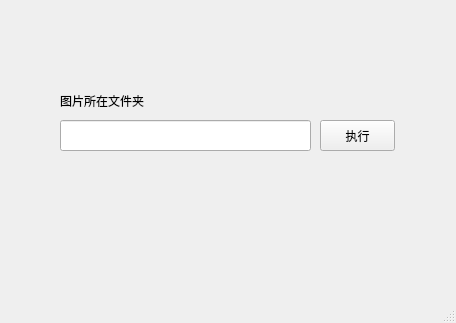
<?xml version="1.0" encoding="UTF-8"?>
<ui version="4.0">
 <class>MainWindow</class>
 <widget class="QMainWindow" name="MainWindow">
  <property name="geometry">
   <rect>
    <x>0</x>
    <y>0</y>
    <width>456</width>
    <height>323</height>
   </rect>
  </property>
  <property name="windowTitle">
   <string>图片处理</string>
  </property>
  <widget class="QWidget" name="centralwidget">
   <widget class="QPushButton" name="pushButton">
    <property name="geometry">
     <rect>
      <x>320</x>
      <y>120</y>
      <width>75</width>
      <height>31</height>
     </rect>
    </property>
    <property name="text">
     <string>执行</string>
    </property>
   </widget>
   <widget class="QLabel" name="label">
    <property name="geometry">
     <rect>
      <x>60</x>
      <y>90</y>
      <width>91</width>
      <height>21</height>
     </rect>
    </property>
    <property name="text">
     <string>图片所在文件夹</string>
    </property>
   </widget>
   <widget class="QLineEdit" name="lineEdit">
    <property name="geometry">
     <rect>
      <x>60</x>
      <y>120</y>
      <width>251</width>
      <height>31</height>
     </rect>
    </property>
   </widget>
  </widget>
  <widget class="QMenuBar" name="menubar">
   <property name="geometry">
    <rect>
     <x>0</x>
     <y>0</y>
     <width>456</width>
     <height>23</height>
    </rect>
   </property>
  </widget>
  <widget class="QStatusBar" name="statusbar"/>
 </widget>
 <resources/>
 <connections>
  <connection>
   <sender>pushButton</sender>
   <signal>clicked()</signal>
   <receiver>pushButton</receiver>
   <slot>close()</slot>
   <hints>
    <hint type="sourcelabel">
     <x>366</x>
     <y>155</y>
    </hint>
    <hint type="destinationlabel">
     <x>366</x>
     <y>155</y>
    </hint>
   </hints>
  </connection>
 </connections>
</ui>
